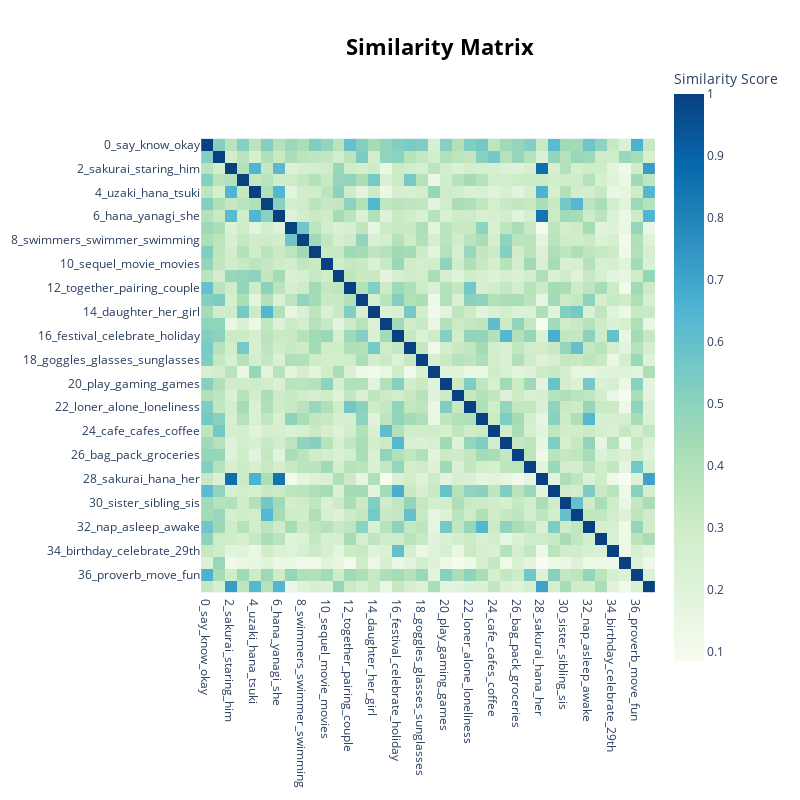

The code cell stored with this chart in its notebook:
### Code cell
# 4. Shows a correlation matrix between topics
topic_model.visualize_heatmap()

### Figure 1 — Plotly figure (JSON) as saved in the notebook; plotly's stock layout.template omitted (floating-point values rounded to 4 significant figures; data arrays with more than 128 entries replaced by an {"elided": "..."} marker saying what was removed)
{"data": [{"coloraxis": "coloraxis", "hovertemplate": "x: %{x}<br>y: %{y}<br>Similarity Score: %{z}<extra></extra>", "name": "0", "type": "heatmap", "x": ["0_say_know_okay", "1_chef_cooking_cook", "2_sakurai_staring_him", "3_him_himself_his", "4_uzaki_hana_tsuki", "5_her_she_girl", "6_hana_yanagi_she", "7_workout_fitness_exercise", "8_swimmers_swimmer_swimming", "9_classmates_school_college", "10_sequel_movie_movies", "11_saku_sakaki_classmates", "12_together_pairing_couple", "13_drink_sober_alcohol", "14_daughter_her_girl", "15_customers_customer_shop", "16_festival_celebrate_holiday", "17_dad_father_daddy", "18_goggles_glasses_sunglasses", "19_tottori_hakuto_shrine", "20_play_gaming_games", "21_cat_kitty_cats", "22_loner_alone_loneliness", "23_cold_colds_freezing", "24_cafe_cafes_coffee", "25_summer_vacation_hanging", "26_bag_pack_groceries", "27_win_competition_prize", "28_sakurai_hana_her", "29_going_visit_leaving", "30_sister_sibling_sis", "31_mother_mom_lady", "32_nap_asleep_awake", "33_names_name_ami", "34_birthday_celebrate_29th", "35_mint_choco_chocolate", "36_proverb_move_fun", "37_yanagi_kiri_sakurai"], "xaxis": "x", "y": ["0_say_know_okay", "1_chef_cooking_cook", "2_sakurai_staring_him", "3_him_himself_his", "4_uzaki_hana_tsuki", "5_her_she_girl", "6_hana_yanagi_she", "7_workout_fitness_exercise", "8_swimmers_swimmer_swimming", "9_classmates_school_college", "10_sequel_movie_movies", "11_saku_sakaki_classmates", "12_together_pairing_couple", "13_drink_sober_alcohol", "14_daughter_her_girl", "15_customers_customer_shop", "16_festival_celebrate_holiday", "17_dad_father_daddy", "18_goggles_glasses_sunglasses", "19_tottori_hakuto_shrine", "20_play_gaming_games", "21_cat_kitty_cats", "22_loner_alone_loneliness", "23_cold_colds_freezing", "24_cafe_cafes_coffee", "25_summer_vacation_hanging", "26_bag_pack_groceries", "27_win_competition_prize", "28_sakurai_hana_her", "29_going_visit_leaving", "30_sister_sibling_sis", "31_mother_mom_lady", "32_nap_asleep_awake", "33_names_name_ami", "34_birthday_celebrate_29th", "35_mint_choco_chocolate", "36_proverb_move_fun", "37_yanagi_kiri_sakurai"], "yaxis": "y", "z": {"elided": "38x38 float values"}}], "layout": {"coloraxis": {"colorbar": {"title": {"text": "Similarity Score"}}, "colorscale": [[0, "rgb(247,252,240)"], [0.125, "rgb(224,243,219)"], [0.25, "rgb(204,235,197)"], [0.375, "rgb(168,221,181)"], [0.5, "rgb(123,204,196)"], [0.625, "rgb(78,179,211)"], [0.75, "rgb(43,140,190)"], [0.875, "rgb(8,104,172)"], [1, "rgb(8,64,129)"]]}, "height": 800, "hoverlabel": {"bgcolor": "white", "font": {"family": "Rockwell", "size": 16}}, "legend": {"title": {"text": "Trend"}}, "margin": {"t": 60}, "showlegend": true, "title": {"font": {"color": "Black", "size": 22}, "text": "<b>Similarity Matrix</b>", "x": 0.55, "xanchor": "center", "y": 0.95, "yanchor": "top"}, "width": 800, "xaxis": {"anchor": "y", "constrain": "domain", "domain": [0, 1], "scaleanchor": "y"}, "yaxis": {"anchor": "x", "autorange": "reversed", "constrain": "domain", "domain": [0, 1]}}}
